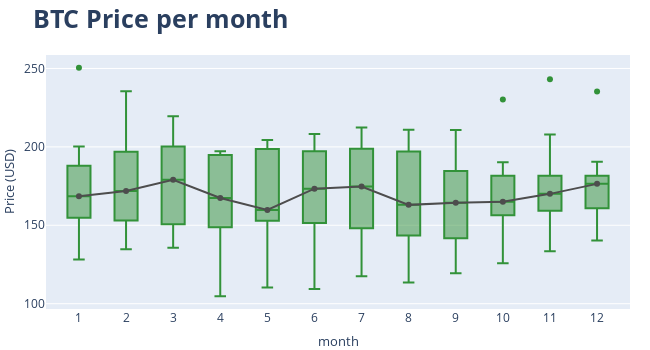

The cell this chart's notebook holds for it:
### Code cell
# Boxplot chart for annual seasonality
# ==============================================================================
# df_plot['month'] = pd.to_datetime(df_plot.index, format='%m-%Y').month
# fig, ax = plt.subplots(figsize=(7, 3.5))
# df_plot.boxplot(column='close', by='month', ax=ax)
# df_plot.groupby('month')['close'].median().plot(style='o-', linewidth=0.8, ax=ax)
# ax.set_ylabel('Price (USD)')
# ax.set_title('BTC Price per month')
# fig.suptitle('');

df_plot['month'] = pd.to_datetime(df_plot.index, format='%m-%Y').month

# fig 1 monthly boxplot
fig1 = px.box(df_plot.sort_values('month'), x='month', y='close',
              color_discrete_sequence=[palette_btc['green']])

# fig 2 line with median data for each month
df_median = pd.DataFrame(df_plot.groupby('month')['close'].median()).reset_index()
fig2 = px.line(df_median, x='month', y='close', markers=True,
               color_discrete_sequence=[palette_btc['gray']])

fig = go.Figure(data=fig1.data + fig2.data)

fig.update_layout(
    width       = 650,
    height      = 350,
    title       = dict(text='<b>MMM Price per month</b>', font=dict(size=25)),
    yaxis_title = dict(text='Price (USD)', font=dict(size=13)),
    xaxis       = dict(tickmode='linear'),
    xaxis_title = dict(text='month', font=dict(size=13)),
    margin      = dict(l=0, r=20, t=55, b=20)
)

fig.show()

### Figure 1 — Plotly figure (JSON) as saved in the notebook; plotly's stock layout.template omitted (floating-point values rounded to 4 significant figures)
{"data": [{"alignmentgroup": "True", "hovertemplate": "month=%{x}<br>close=%{y}<extra></extra>", "legendgroup": "", "marker": {"color": "#329239"}, "name": "", "notched": false, "offsetgroup": "", "orientation": "v", "showlegend": false, "type": "box", "x": [1, 1, 1, 1, 1, 1, 1, 1, 2, 2, 2, 2, 2, 2, 2, 2, 3, 3, 3, 3, 3, 3, 3, 3, 4, 4, 4, 4, 4, 4, 4, 4, 4, 5, 5, 5, 5, 5, 5, 5, 5, 5, 6, 6, 6, 6, 6, 6, 6, 6, 6, 7, 7, 7, 7, 7, 7, 7, 7, 7, 8, 8, 8, 8, 8, 8, 8, 8, 8, 9, 9, 9, 9, 9, 9, 9, 9, 9, 10, 10, 10, 10, 10, 10, 10, 10, 10, 11, 11, 11, 11, 11, 11, 11, 11, 11, 12, 12, 12, 12, 12, 12, 12, 12, 12], "x0": " ", "xaxis": "x", "y": [151, 174.8, 250.5, 200.3, 158.7, 162.3, 175.7, 128.2, 186.4, 149.2, 168.6, 175.1, 207.4, 235.5, 156.9, 134.7, 166.6, 164.9, 136.5, 191.3, 135.7, 207.8, 219.5, 192.7, 167.4, 195.8, 189.5, 194.4, 151.9, 104.7, 156.4, 197.1, 139.1, 197.2, 110.3, 159.1, 168.3, 203.0, 204.5, 142.6, 159.8, 156.4, 156.0, 109.3, 198.6, 208.2, 143.2, 173.3, 196.7, 154.3, 175.1, 151.3, 117.4, 140.9, 197.9, 178.4, 201.2, 174.7, 150.5, 212.3, 210.9, 194.7, 163.0, 161.7, 204.3, 179.2, 142.1, 113.6, 144, 160.2, 164.4, 176.2, 141.8, 210.7, 119.4, 175.4, 209.9, 141.7, 153.8, 160.0, 125.8, 178.7, 157.2, 190.3, 230.2, 165.0, 165.3, 156.6, 207.9, 243.1, 133.5, 170.0, 171.7, 172.7, 160.1, 169.8, 150.6, 178.6, 140.2, 164.3, 190.5, 176.4, 235.4, 174.8, 177.6], "y0": " ", "yaxis": "y"}, {"hovertemplate": "month=%{x}<br>close=%{y}<extra></extra>", "legendgroup": "", "line": {"color": "#4d4d4d", "dash": "solid"}, "marker": {"symbol": "circle"}, "mode": "lines+markers", "name": "", "orientation": "v", "showlegend": false, "type": "scatter", "x": [1, 2, 3, 4, 5, 6, 7, 8, 9, 10, 11, 12], "xaxis": "x", "y": [168.6, 171.9, 179.0, 167.4, 159.8, 173.3, 174.7, 163.0, 164.4, 165.0, 170.0, 176.4], "yaxis": "y"}], "layout": {"height": 350, "margin": {"b": 20, "l": 0, "r": 20, "t": 55}, "title": {"font": {"size": 25}, "text": "<b>BTC Price per month</b>"}, "width": 650, "xaxis": {"tickmode": "linear", "title": {"font": {"size": 13}, "text": "month"}}, "yaxis": {"title": {"font": {"size": 13}, "text": "Price (USD)"}}}}
